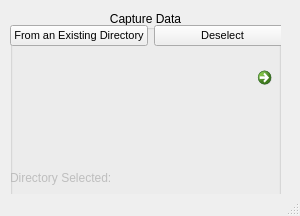
<?xml version="1.0" encoding="UTF-8"?>
<ui version="4.0">
 <class>MainWindow</class>
 <widget class="QMainWindow" name="MainWindow">
  <property name="geometry">
   <rect>
    <x>0</x>
    <y>0</y>
    <width>300</width>
    <height>216</height>
   </rect>
  </property>
  <property name="windowTitle">
   <string>MainWindow</string>
  </property>
  <widget class="QWidget" name="centralwidget">
   <widget class="QGroupBox" name="CaptureDataForm">
    <property name="geometry">
     <rect>
      <x>10</x>
      <y>10</y>
      <width>271</width>
      <height>191</height>
     </rect>
    </property>
    <property name="sizePolicy">
     <sizepolicy hsizetype="Preferred" vsizetype="Maximum">
      <horstretch>0</horstretch>
      <verstretch>0</verstretch>
     </sizepolicy>
    </property>
    <property name="title">
     <string>Capture Data</string>
    </property>
    <property name="alignment">
     <set>Qt::AlignCenter</set>
    </property>
    <widget class="QCommandLinkButton" name="commandLinkButton_2">
     <property name="geometry">
      <rect>
       <x>240</x>
       <y>50</y>
       <width>31</width>
       <height>41</height>
      </rect>
     </property>
     <property name="text">
      <string/>
     </property>
    </widget>
    <widget class="QWidget" name="horizontalLayoutWidget">
     <property name="geometry">
      <rect>
       <x>0</x>
       <y>0</y>
       <width>281</width>
       <height>51</height>
      </rect>
     </property>
     <layout class="QHBoxLayout" name="horizontalLayout">
      <item>
       <widget class="QPushButton" name="FromanexistingDirectory_2">
        <property name="sizePolicy">
         <sizepolicy hsizetype="Preferred" vsizetype="Maximum">
          <horstretch>0</horstretch>
          <verstretch>0</verstretch>
         </sizepolicy>
        </property>
        <property name="font">
         <font>
          <family>MS Shell Dlg 2</family>
          <pointsize>8</pointsize>
         </font>
        </property>
        <property name="text">
         <string>From an Existing Directory</string>
        </property>
       </widget>
      </item>
      <item>
       <widget class="QPushButton" name="Deselect_3">
        <property name="font">
         <font>
          <family>MS Shell Dlg 2</family>
          <pointsize>8</pointsize>
         </font>
        </property>
        <property name="text">
         <string>Deselect</string>
        </property>
       </widget>
      </item>
     </layout>
    </widget>
    <widget class="QLabel" name="DirText">
     <property name="enabled">
      <bool>false</bool>
     </property>
     <property name="geometry">
      <rect>
       <x>0</x>
       <y>160</y>
       <width>291</width>
       <height>16</height>
      </rect>
     </property>
     <property name="sizePolicy">
      <sizepolicy hsizetype="Preferred" vsizetype="Maximum">
       <horstretch>0</horstretch>
       <verstretch>0</verstretch>
      </sizepolicy>
     </property>
     <property name="text">
      <string>Directory Selected:</string>
     </property>
    </widget>
   </widget>
  </widget>
  <widget class="QMenuBar" name="menubar">
   <property name="geometry">
    <rect>
     <x>0</x>
     <y>0</y>
     <width>300</width>
     <height>21</height>
    </rect>
   </property>
  </widget>
  <widget class="QStatusBar" name="statusbar"/>
 </widget>
 <resources/>
 <connections/>
</ui>
